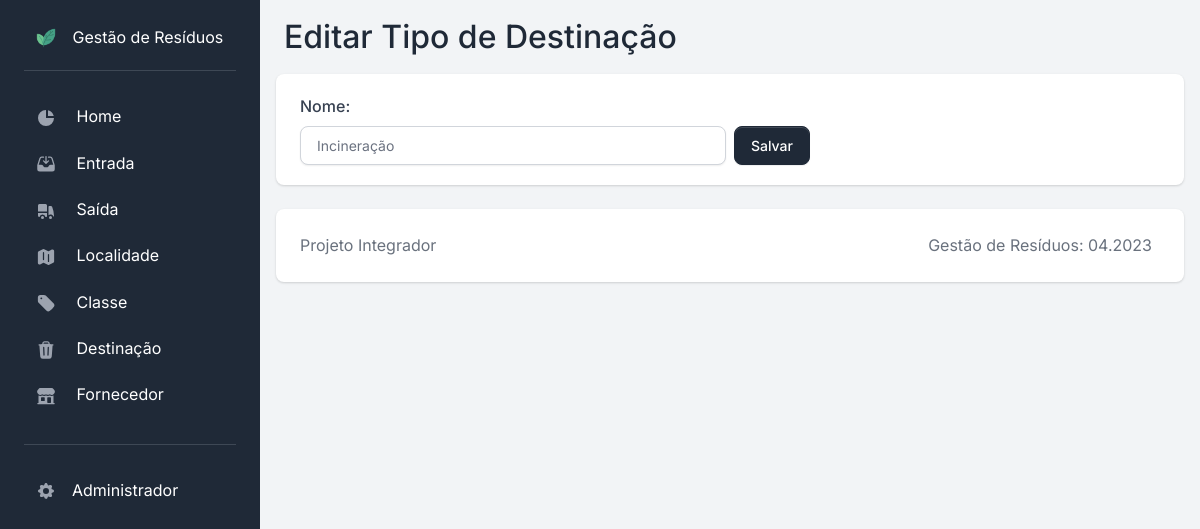
The page /destinacao/2/ on the database as committed earlier.
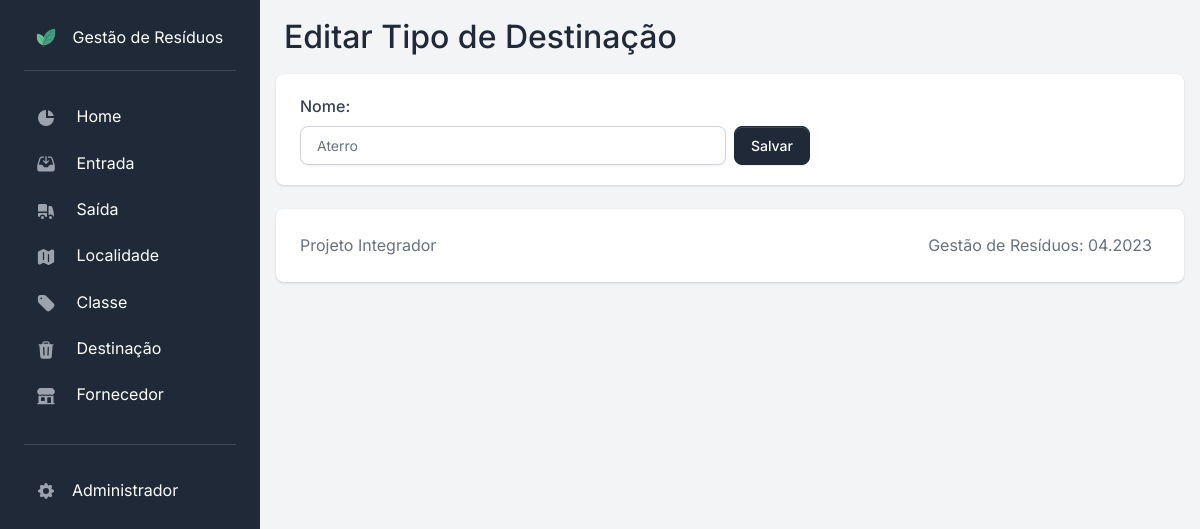
The same page on the database as committed later.
### apps/destinacao/models.py (models this page shows, shortened)
class Destinacao(models.Model):
    id_destinacao = models.AutoField(primary_key=True)
    nome = models.CharField(max_length=50, null=False, blank=False)
    class Meta:
        db_table = "destinacao"
        ordering = ["nome"]
        verbose_name = "Destinação"
        verbose_name_plural = "Destinações"

### apps/destinacao/views.py (the view)
# urls.py: path("<int:pk>/", views.DestinacaoEdit.as_view(), name="destinacao_edit"),
class DestinacaoEdit(SuccessMessageMixin, UpdateView):
    model = Destinacao
    form_class = DestinacaoForm
    template_name = "destinacao/destinacao_edit.html"
    success_message = "Tipo de destinação atualizada"
    success_url = reverse_lazy("destinacao")

### apps/destinacao/forms.py
class DestinacaoForm(ModelForm):
    class Meta:
        model = Destinacao
        fields = [
            "nome",
        ]
        labels = {
            "nome": "Nome",
        }
        widgets = {
            "nome": TextInput(
                attrs={
                    "class": "form-control",
                    "placeholder": "Tipo de Destinação",
                },
            )
        }

### templates/destinacao/destinacao_edit.html (shortened to what this page needs)
{% extends "base.html" %}
{% block title %}
    Editar Tipo de Destinação
{% endblock title %}
{% block content %}
    <section class="card border-0 shadow">
        <div class="card-body">
            <form method="POST">
                <div class="row g-2">
                    {% for field in form %}
                        <div class="col">
                            {{ field.label_tag }}
                            {{ field }}
                        </div>
                    {% endfor %}
                    <div class="col mt-auto">
                        <button type="submit" class="btn btn-primary">Salvar</button>
                    </div>
                </div>
            </form>
        </div>
    </section>
{% endblock content %}

### templates/base.html (shortened to what this page needs)
{% load static %}
<!DOCTYPE html>
<html lang="en">
    <head>
        <link type="text/css" href="{% static 'css/volt.css' %}" rel="stylesheet">
        <link rel="stylesheet" href="https://cdn.jsdelivr.net/npm/bootstrap-icons@1.10.5/font/bootstrap-icons.css">
    </head>
    <body>
        {% include "partials/sidebar.html" %}
        <main class="content">
            <nav class="navbar navbar-top navbar-expand navbar-dashboard navbar-dark ps-0 pe-2 pb-0">
                <div class="container-fluid px-0">
                    <div class="d-flex justify-content-between w-200"
                         id="navbarSupportedContent">
                        <div class="d-flex align-items-center">
                            <div class="px-2 pb-2">
                                <h2>
                                    {% block title %}
                                    {% endblock title %}
                                </h2>
                            </div>
                        </div>
                    </div>
                </div>
            </nav>
            {% block content %}
            {% endblock content %}
            {% include "partials/footer.html" %}
        </main>
    </body>
</html>

### templates/partials/sidebar.html (shortened to what this page needs)
{% load static %}
<nav id="sidebarMenu" class="sidebar d-lg-block bg-gray-800 text-white collapse" data-simplebar>
    <div class="sidebar-inner px-4 pt-3">
        <ul class="nav flex-column pt-3 pt-md-0">
            <li class="nav-item nav-link">
                <div class="d-flex align-items-center justify-content-between">
                    <div>
                        <span class="sidebar-icon">
                            <img src="{% static 'img/brand/leaves.png' %}" height="20" width="20" alt="Volt Logo">
                        </span>
                        <span class="mt-1 ms-1 sidebar-text">Gestão de Resíduos</span>
                    </div>
                </div>
            </li>
            <hr class="mt-2 mb-4 border-gray-400">
            <li class="nav-item {% if 'home' in segment %} active {% endif %}">
                <a href="{% url 'home' %}" class="nav-link">
                    <span class="sidebar-icon">
                        <svg class="icon icon-xs me-2" fill="currentColor" viewBox="0 0 20 20"
                            xmlns="http://www.w3.org/2000/svg">
                            <path d="M2 10a8 8 0 018-8v8h8a8 8 0 11-16 0z"></path>
                            <path d="M12 2.252A8.014 8.014 0 0117.748 8H12V2.252z"></path>
                        </svg>
                    </span>
                    <span class="sidebar-text">Home</span>
                </a>
            </li>
            <li class="nav-item {% if 'entrada' in segment %} active {% endif %}">
                <a href="{% url 'entrada' %}" class="nav-link">
                    <span class="sidebar-icon">
                    </span>
                    <span class="sidebar-text">Entrada</span>
                </a>
            </li>
            <li class="nav-item {% if 'saida' in segment %} active {% endif %}">
                <a href="{% url 'saida' %}" class="nav-link">
                    <span class="sidebar-icon">
                    </span>
                    <span class="sidebar-text">Saída</span>
                </a>
            </li>
            <li class="nav-item {% if 'settings' in segment %} active {% endif %}">
                <a href="{% url 'localidade' %}" class="nav-link">
                    <span class="sidebar-icon">
                    </span>
                    <span class="sidebar-text">Localidade</span>
                </a>
            </li>
            <li class="nav-item {% if 'settings' in segment %} active {% endif %}">
                <a href="{% url 'classe' %}" class="nav-link">
                    <span class="sidebar-icon">
                    </span>
                    <span class="sidebar-text">Classe</span>
                </a>
            </li>
            <li class="nav-item {% if 'destinacao' in segment %} active {% endif %}">
                <a href="{% url 'destinacao' %}" class="nav-link">
                    <span class="sidebar-icon">
                    </span>
                    <span class="sidebar-text">Destinação</span>
                </a>
            </li>
            <li class="nav-item {% if 'settings' in segment %} active {% endif %}">
                <a href="{% url 'fornecedor' %}" class="nav-link">
                    <span class="sidebar-icon">
                    </span>
                    <span class="sidebar-text">Fornecedor</span>
                </a>
            </li>
            <hr class="mt-4 mb-4 border-gray-400">
            <li class="nav-item">
                <a target="_blank" href="{% url 'admin:index' %}" class="nav-link d-flex align-items-center">
                    <span class="sidebar-icon">
                    </span>
                    <span class="sidebar-text">Administrador</span>
                </a>
            </li>
        </ul>
    </div>
</nav>

### templates/partials/messages.html (shortened to what this page needs)
{% load static %}

### templates/partials/footer.html
<footer class="bg-white rounded shadow p-4 mb-4 mt-4 text-muted">
    <div class="row">
        <div class="col-12 col-md-4 col-xl-6 mb-4 mb-md-0">
            <p class="mb-0 text-center text-lg-start">
                Projeto Integrador
            </p>
        </div>
        <div class="col-12 col-md-8 col-xl-6 text-center text-lg-start">
            <ul class="list-inline list-group-flush list-group-borderless text-md-end mb-0">
                <li class="list-inline-item px-0 px-sm-2">
                    Gestão de Resíduos: 04.2023
                </li>
            </ul>
        </div>
    </div>
</footer>

### templates/partials/scripts.html (shortened to what this page needs)
{% load static %}

Rows that differ between the two databases and show on the page:
changed Destinacao: nome "Incineração" → "Aterro"
